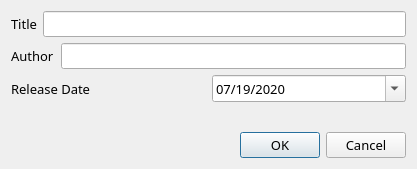
<?xml version="1.0" encoding="UTF-8"?>
<ui version="4.0">
 <class>reminder_dialog</class>
 <widget class="QDialog" name="reminder_dialog">
  <property name="windowModality">
   <enum>Qt::WindowModal</enum>
  </property>
  <property name="geometry">
   <rect>
    <x>0</x>
    <y>0</y>
    <width>417</width>
    <height>166</height>
   </rect>
  </property>
  <property name="font">
   <font>
    <family>Gill Sans MT</family>
    <pointsize>10</pointsize>
   </font>
  </property>
  <property name="windowTitle">
   <string>MyBookMgr - Set Reminder</string>
  </property>
  <property name="modal">
   <bool>true</bool>
  </property>
  <layout class="QGridLayout" name="gridLayout">
   <item row="0" column="0">
    <layout class="QVBoxLayout" name="verticalLayout">
     <item>
      <layout class="QHBoxLayout" name="horizontalLayout">
       <item>
        <widget class="QLabel" name="label_2">
         <property name="text">
          <string>Title</string>
         </property>
        </widget>
       </item>
       <item>
        <widget class="QLineEdit" name="lineEdit"/>
       </item>
      </layout>
     </item>
     <item>
      <layout class="QHBoxLayout" name="horizontalLayout_2">
       <item>
        <widget class="QLabel" name="label_3">
         <property name="text">
          <string>Author</string>
         </property>
        </widget>
       </item>
       <item>
        <widget class="QLineEdit" name="lineEdit_2"/>
       </item>
      </layout>
     </item>
     <item>
      <layout class="QHBoxLayout" name="horizontalLayout_3">
       <item>
        <widget class="QLabel" name="label_4">
         <property name="text">
          <string>Release Date</string>
         </property>
        </widget>
       </item>
       <item>
        <widget class="QDateEdit" name="dateEdit">
         <property name="dateTime">
          <datetime>
           <hour>0</hour>
           <minute>0</minute>
           <second>0</second>
           <year>2020</year>
           <month>7</month>
           <day>19</day>
          </datetime>
         </property>
         <property name="maximumDateTime">
          <datetime>
           <hour>23</hour>
           <minute>59</minute>
           <second>59</second>
           <year>9999</year>
           <month>12</month>
           <day>31</day>
          </datetime>
         </property>
         <property name="minimumDateTime">
          <datetime>
           <hour>0</hour>
           <minute>0</minute>
           <second>0</second>
           <year>2020</year>
           <month>7</month>
           <day>19</day>
          </datetime>
         </property>
         <property name="minimumDate">
          <date>
           <year>2020</year>
           <month>7</month>
           <day>19</day>
          </date>
         </property>
         <property name="currentSection">
          <enum>QDateTimeEdit::MonthSection</enum>
         </property>
         <property name="displayFormat">
          <string>MM/dd/yyyy</string>
         </property>
         <property name="calendarPopup">
          <bool>true</bool>
         </property>
         <property name="date">
          <date>
           <year>2020</year>
           <month>7</month>
           <day>19</day>
          </date>
         </property>
        </widget>
       </item>
      </layout>
     </item>
     <item>
      <widget class="QLabel" name="label">
       <property name="text">
        <string/>
       </property>
      </widget>
     </item>
     <item>
      <widget class="QDialogButtonBox" name="buttonBox_reminder">
       <property name="font">
        <font>
         <family>Gill Sans MT</family>
         <pointsize>10</pointsize>
        </font>
       </property>
       <property name="orientation">
        <enum>Qt::Horizontal</enum>
       </property>
       <property name="standardButtons">
        <set>QDialogButtonBox::Cancel|QDialogButtonBox::Ok</set>
       </property>
      </widget>
     </item>
    </layout>
   </item>
  </layout>
 </widget>
 <resources/>
 <connections>
  <connection>
   <sender>buttonBox_reminder</sender>
   <signal>accepted()</signal>
   <receiver>reminder_dialog</receiver>
   <slot>accept()</slot>
   <hints>
    <hint type="sourcelabel">
     <x>248</x>
     <y>254</y>
    </hint>
    <hint type="destinationlabel">
     <x>157</x>
     <y>274</y>
    </hint>
   </hints>
  </connection>
  <connection>
   <sender>buttonBox_reminder</sender>
   <signal>rejected()</signal>
   <receiver>reminder_dialog</receiver>
   <slot>reject()</slot>
   <hints>
    <hint type="sourcelabel">
     <x>316</x>
     <y>260</y>
    </hint>
    <hint type="destinationlabel">
     <x>286</x>
     <y>274</y>
    </hint>
   </hints>
  </connection>
 </connections>
</ui>
